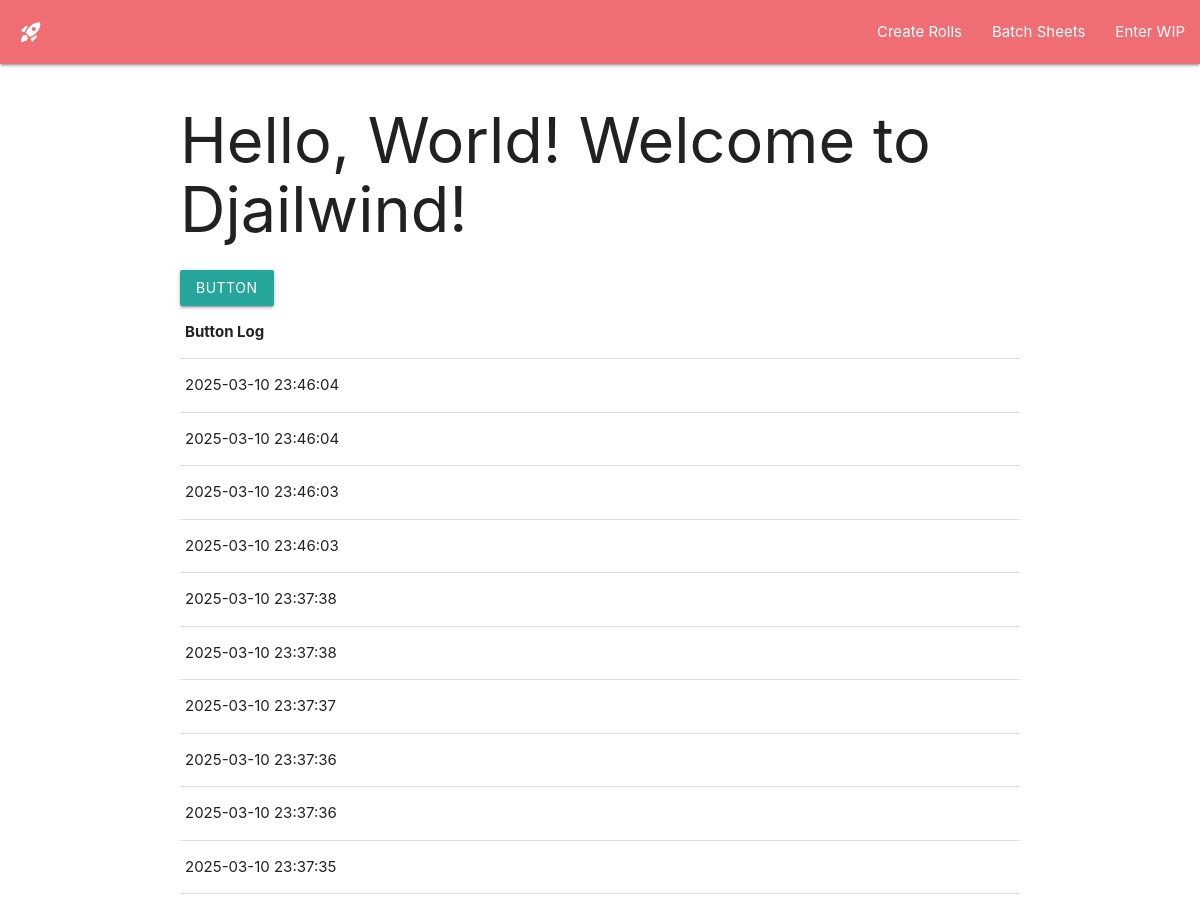
Before: / (upper part) with the older database file.
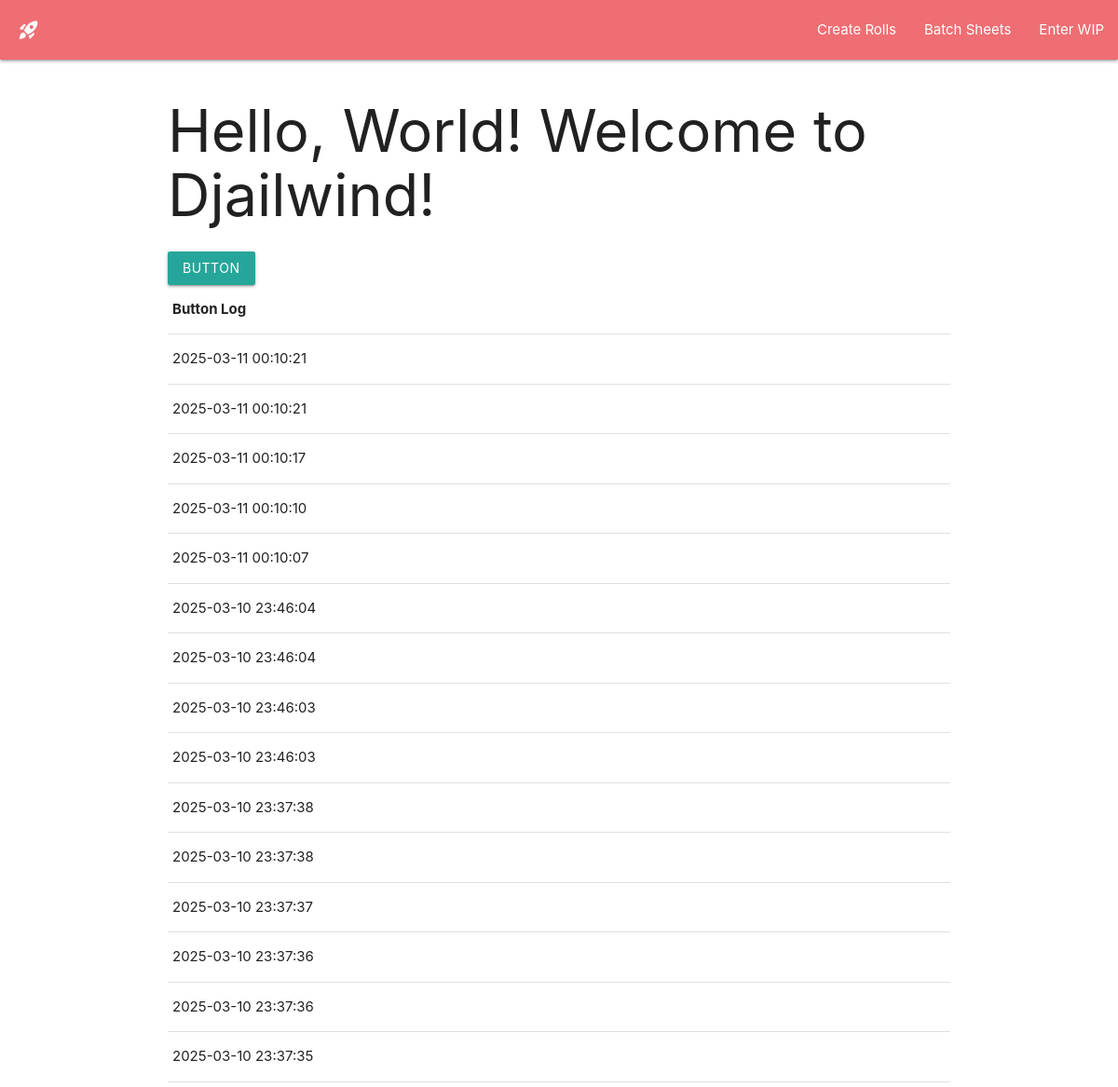
After: the same page with the newer database file.
### home/models.py (models this page shows)
class ButtonLog(models.Model):
    pressed_at = models.DateTimeField(auto_now_add=True)
    def __str__(self):
        return f"{self.pressed_at:%Y-%m-%d %H:%M:%S}"

### home/views.py (the view)
# urls.py: path('', views.home_page, name='home_page'),  # Maps the root URL to the homepage
def home_page(request):
    button_logs = ButtonLog.objects.all().order_by('-pressed_at')
    return render(request, 'home/home_page.html', {'button_logs': button_logs})

### home/templates/home/home_page.html (shortened to what this page needs)
{% load static %}
<!DOCTYPE html>
<html lang="en">
<head>
    <link rel="stylesheet" href="https://cdnjs.cloudflare.com/ajax/libs/materialize/1.0.0/css/materialize.min.css">
</head>
<body>
    <nav>
        <div class="nav-wrapper">
            <a href="#" class="brand-logo"><i class="material-icons ml-5">rocket_launch</i></a>
            <ul id="nav-mobile" class="right hide-on-med-and-down">
                <li><a href="">Create Rolls</a></li>
                <li><a href="">Batch Sheets</a></li>
                <li><a href="">Enter WIP</a></li>
            </ul>
        </div>
    </nav>
    <div class="container">
        <h1 class="text-3xl font-bold">
            Hello, World! Welcome to Djailwind!
        </h1>
        <a href="{% url 'log_button' %}" onclick="event.preventDefault(); fetch(this.href).then(() => location.reload());" class="waves-effect waves-light btn">button</a>
        <table>
            <thead>
                <tr>
                    <th>Button Log</th>
                </tr>
            </thead>
            <tbody>
                {% for log in button_logs %}
                    <tr>
                        <td>{{ log }}</td>
                    </tr>
                {% empty %}
                    <tr>
                        <td>No button presses logged yet.</td>
                    </tr>
                {% endfor %}
            </tbody>
        </table>
    </div>
    <script src="https://unpkg.com/@tailwindcss/browser@4"></script>
</body>
</html>

Changed rows visible on the page:
added ButtonLog: pressed_at "2025-03-11 00:10:21"
added ButtonLog: pressed_at "2025-03-11 00:10:21"
added ButtonLog: pressed_at "2025-03-11 00:10:17"
added ButtonLog: pressed_at "2025-03-11 00:10:10"
added ButtonLog: pressed_at "2025-03-11 00:10:07"
